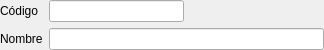
<?xml version="1.0" encoding="UTF-8"?>
<ui version="4.0">
 <class>Form</class>
 <widget class="QWidget" name="Form">
  <property name="geometry">
   <rect>
    <x>0</x>
    <y>0</y>
    <width>324</width>
    <height>49</height>
   </rect>
  </property>
  <property name="windowTitle">
   <string>Subfamilias de servicios</string>
  </property>
  <layout class="QGridLayout" name="gridLayout">
   <property name="margin">
    <number>0</number>
   </property>
   <item row="0" column="0">
    <widget class="QLabel" name="label">
     <property name="text">
      <string>Código</string>
     </property>
    </widget>
   </item>
   <item row="0" column="1">
    <widget class="DBLineEdit" name="db_codsubfamilia">
     <property name="maximumSize">
      <size>
       <width>150</width>
       <height>16777215</height>
      </size>
     </property>
     <property name="fieldName">
      <string>codsubfamilia</string>
     </property>
     <property name="dataEditable">
      <bool>true</bool>
     </property>
    </widget>
   </item>
   <item row="0" column="2">
    <spacer name="horizontalSpacer">
     <property name="orientation">
      <enum>Qt::Horizontal</enum>
     </property>
     <property name="sizeHint" stdset="0">
      <size>
       <width>134</width>
       <height>20</height>
      </size>
     </property>
    </spacer>
   </item>
   <item row="1" column="0">
    <widget class="QLabel" name="label_2">
     <property name="text">
      <string>Nombre</string>
     </property>
    </widget>
   </item>
   <item row="1" column="1" colspan="2">
    <widget class="DBLineEdit" name="db_nombre">
     <property name="fieldName">
      <string>nombre</string>
     </property>
     <property name="dataEditable">
      <bool>true</bool>
     </property>
    </widget>
   </item>
  </layout>
 </widget>
 <customwidgets>
  <customwidget>
   <class>DBLineEdit</class>
   <extends>QLineEdit</extends>
   <header>widgets/dblineedit.h</header>
  </customwidget>
 </customwidgets>
 <resources/>
 <connections/>
</ui>
